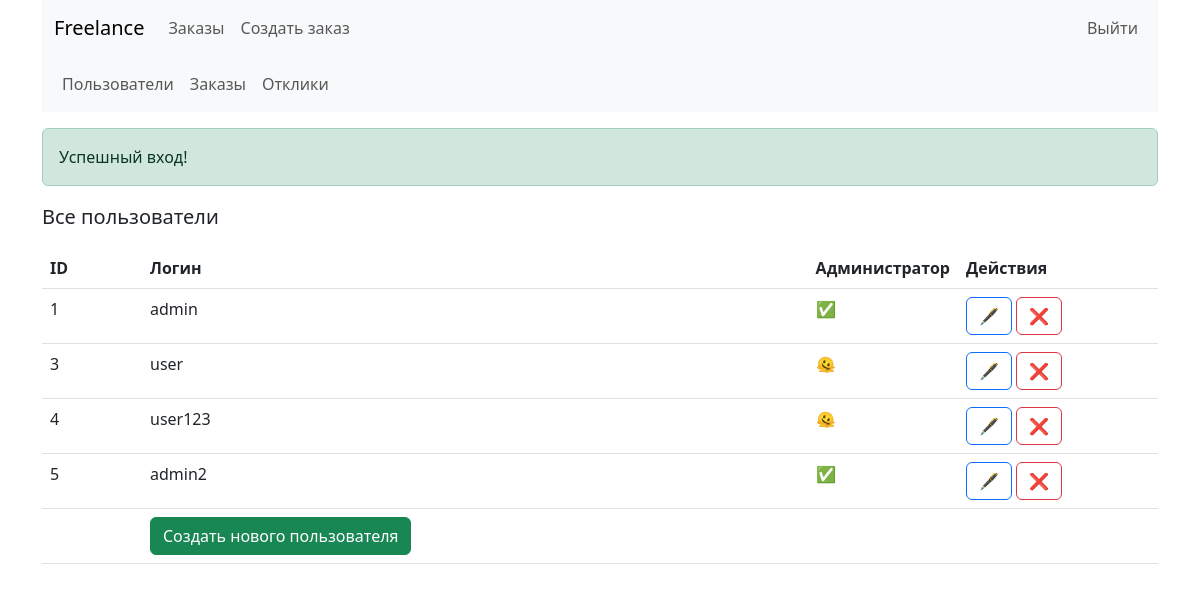
Page /admin/user (signed in) on the committed database.
### tables this page shows
CREATE TABLE `users` (
  `id` int NOT NULL,
  `login` varchar(255) NOT NULL,
  `password` varchar(255) NOT NULL,
  `is_admin` tinyint(1) NOT NULL DEFAULT '0'
);

### app/Core/View.php (called while the page is built, shortened)
<?php
abstract class View
{
    public function html(string $template = 'index', array $data = []): void
    {
        include 'app/layouts/layout.tpl.php';
        die();
    }
}

### app/Controllers/Admin/UserController.php (called while the page is built, shortened)
<?php
class UserController extends Controller
{
    public function __construct()
    {
        Redirect::redirectIfIsNotAdmin('/');
        $this->model = new UserModel;
        $this->view  = new AdminUserView;
    }
    public function indexAction(): void
    {
        $users = $this->model->all();
        $this->view->html('index', ['users' => $users]);
    }
}

### index.php (called while the page is built, shortened)
<?php
$router = new Router;
$router->run();

### app/Core/DB.php (called while the page is built, shortened)
<?php
class DB
{
    private PDO $connect;
    private $options = [
        PDO::ATTR_DEFAULT_FETCH_MODE => PDO::FETCH_ASSOC,
    ];
    public function __construct()
    {
        global $dbConfig;
        $dsn           = "mysql:dbname={$dbConfig['dbname']};host={$dbConfig['host']};port={$dbConfig['port']}";
        $this->connect = new \PDO ($dsn, $dbConfig['username'], $dbConfig['password'], $this->options);
    }
    public function execute($sql, $params = [])
    {
        $query = $this->connect->prepare($sql);
        $query->execute($params);
        return $query;
    }
    public function all($sql, $params = []): array
    {
        $query = $this->execute($sql, $params);
        return $query->fetchAll();
    }
    public function get($sql, $params = []): array | bool
    {
        $query = $this->execute($sql, $params);
        return $query->fetch();
    }
}

### app/Core/Authorization.php (called while the page is built, shortened)
<?php
class Authorization
{
    public static function getUserByID(int $id): array | bool
    {
        $database = new DB;
        $sql      = "SELECT * FROM users WHERE id = ?";
        return $database->get($sql, [$id]);
    }
    public static function getCurrentUserID(): int
    {
        return $_SESSION['user_id'] ?? 0;
    }
    public static function getCurrentUser(): array | bool
    {
        $currentUserID = self::getCurrentUserID();
        if ($currentUserID) {
            return self::getUserByID($currentUserID);
        }
        return false;
    }
    public static function isAdmin(): bool
    {
        $user = self::getCurrentUser();
        if ($user) {
            return $user['is_admin'];
        }
        return false;
    }
}

### app/Core/Redirect.php (called while the page is built, shortened)
<?php
class Redirect
{
    public static function redirectIfIsNotAdmin($url)
    {
        if (!Authorization::isAdmin()) {
            $_SESSION['danger'] = 'У вас нет прав';
            self::redirect($url);
        }
    }
}

### app/Models/UserModel.php (called while the page is built, shortened)
<?php
class UserModel extends Model
{
    public function all(): array
    {
        $sql = 'SELECT * FROM users';
        return $this->database->all($sql);
    }
}

### app/Core/Model.php (called while the page is built, shortened)
<?php
abstract class Model
{
    public function __construct()
    {
        $this->database = new DB;
    }
}

### app/layouts/admin/users/index.tpl.php (the view)
<p class="fs-5 fw-medium">Все пользователи</p>
<table class="table">
    <tr>
        <th style="width: 100px;">ID</th>
        <th>Логин</th>
        <th style="width: 150px;">Администратор</th>
        <th style="width: 200px;">Действия</th>
    </tr>
    <?php foreach ($data['users'] as $user): ?>
        <tr>
            <td><?=$user['id']?></td>
            <td><?=$user['login']?></td>
            <td><?=$user['is_admin'] ? '✅' : '🫠'?></td>
            <td>
                <a href="/admin/user/edit/<?=$user['id']?>" class="btn btn-outline-primary">🖋️</a>
                <a href="/admin/user/delete/<?=$user['id']?>" class="btn btn-outline-danger">❌</a>
            </td>
        </tr>
    <?php endforeach;?>
    <tr>
        <td></td>
        <td colspan="3">
            <a href="/admin/user/create" class="btn btn-success">Создать нового пользователя</a>
        </td>
    </tr>
</table>

### rows in the picture
users: id "1", login "admin"
users: id "3", login "user"
users: id "4", login "user123"
users: id "5", login "admin2"

### other values in the picture
$_SESSION[$notify] "Успешный вход!"
